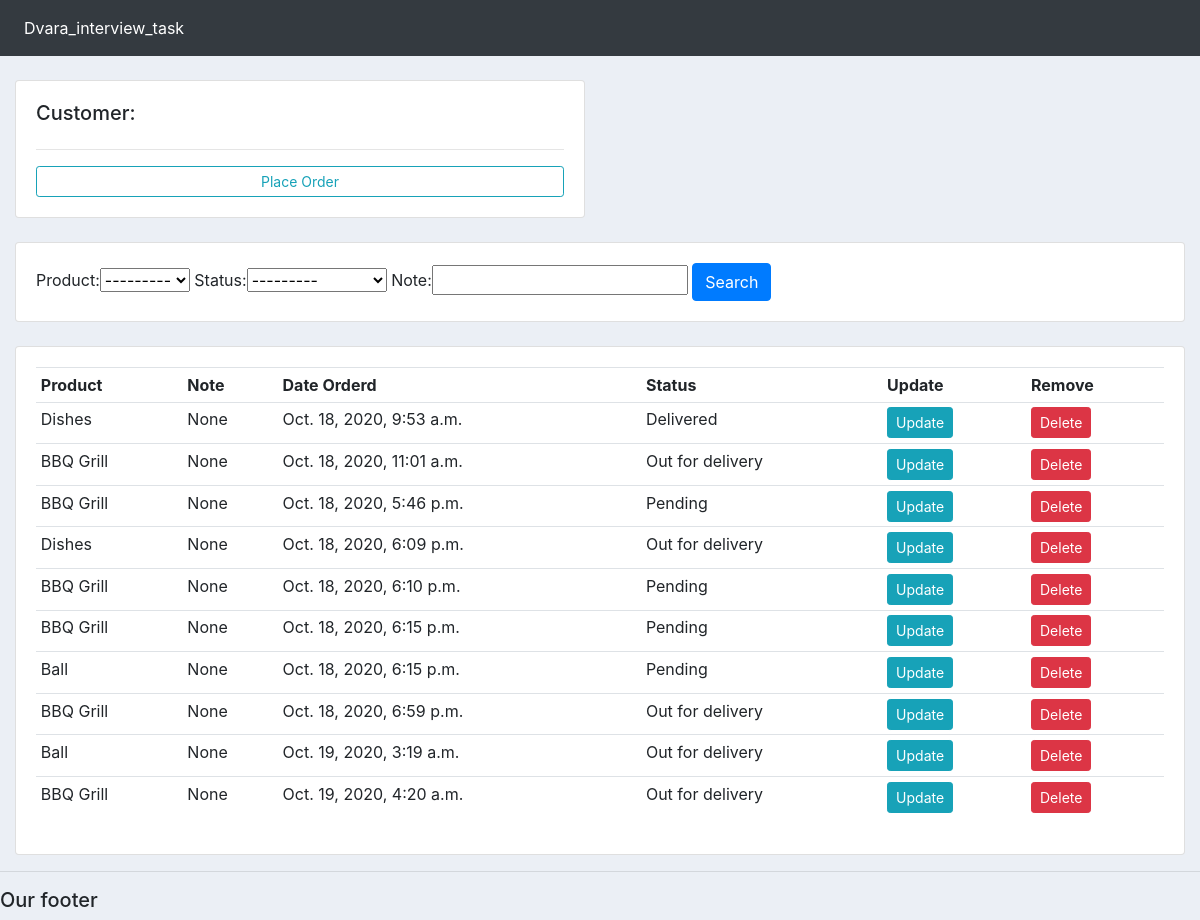
The app's page /customer/2/ with its own data.
### accounts/models.py (models this page shows, shortened)
class Order(models.Model):
	STATUS = (
			('Pending', 'Pending'),
			('Out for delivery', 'Out for delivery'),
			('Delivered', 'Delivered'),
			)
	customer = models.ForeignKey(Customer, null=True, on_delete= models.SET_NULL)
	product = models.ForeignKey(Product, null=True, on_delete= models.SET_NULL)
	date_created = models.DateTimeField(auto_now_add=True, null=True)
	status = models.CharField(max_length=200, null=True, choices=STATUS)
	note = models.CharField(max_length=1000, null=True)

class Product(models.Model):
	CATEGORY = (
			('Indoor', 'Indoor'),
			('Out Door', 'Out Door'),
			)
	name = models.CharField(max_length=200, null=True)
	price = models.FloatField(null=True)
	category = models.CharField(max_length=200, null=True, choices=CATEGORY)
	description = models.CharField(max_length=200, null=True, blank=True)
	date_created = models.DateTimeField(auto_now_add=True, null=True)
	tags = models.ManyToManyField(Tag)
	def __str__(self):
		return self.name

### accounts/views.py (the view)
def customer(request, pk_test):
	customer = Customer.objects.get(id=pk_test)
	orders = customer.order_set.all()
	order_count = orders.count()
	myFilter = OrderFilter(request.GET, queryset=orders)
	orders = myFilter.qs
	context = {'customer':customer, 'orders':orders, 'order_count':order_count,
	'myFilter':myFilter}
	return render(request, 'accounts/customer.html',context)

### accounts/templates/accounts/customer.html
{%  extends 'accounts/main.html' %}
{% block content %}
	<br>
<div class="row">
	<div class="col-md">
		<div class="card card-body">
			<h5>Customer:</h5>
			<hr>
			<a class="btn btn-outline-info  btn-sm btn-block" href="{% url 'create_order' customer.id %}">Place Order</a>
		</div>
	</div>
	<div class="col-md">
	</div>
</div>
<br>
<div class="row">
	<div class="col">
		<div class="card card-body">
			<form method="get">
				{{myFilter.form}}
		    <button class="btn btn-primary" type="submit">Search</button>
		  </form>
		</div>
	</div>
</div>
<br>
<div class="row">
	<div class="col-md">
		<div class="card card-body">
			<table class="table table-sm">
				<tr>
					<th>Product</th>
					<th>Note</th>
					<th>Date Orderd</th>
					<th>Status</th>
					<th>Update</th>
					<th>Remove</th>
				</tr>
				{% for order in orders %}
				<tr>
					<td>{{order.product}}</td>
					<td>{{order.note}}</td>
					<td>{{order.date_created}}</td>
					<td>{{order.status}}</td>
					<td><a class="btn btn-sm btn-info" href="{% url 'update_order' order.id %}">Update</a></td>
					<td><a class="btn btn-sm btn-danger" href="{% url 'delete_order' order.id %}">Delete</a></td>
				</tr>
				{% endfor %}
			</table>
		</div>
	</div>
</div>
{% endblock %}

### static/css/main.css (style rules this page uses)
body { background-color: #ebeff5; }

### records on screen
Order: product "Dishes", note "None", date_created "Oct. 18, 2020, 9:53 a.m.", status "Delivered"
Order: product "BBQ Grill", note "None", date_created "Oct. 18, 2020, 11:01 a.m.", status "Out for delivery"
Order: product "BBQ Grill", note "None", date_created "Oct. 18, 2020, 5:46 p.m.", status "Pending"
Order: product "Dishes", note "None", date_created "Oct. 18, 2020, 6:09 p.m.", status "Out for delivery"
Order: product "BBQ Grill", note "None", date_created "Oct. 18, 2020, 6:10 p.m.", status "Pending"
Order: product "BBQ Grill", note "None", date_created "Oct. 18, 2020, 6:15 p.m.", status "Pending"
Order: product "Ball", note "None", date_created "Oct. 18, 2020, 6:15 p.m.", status "Pending"
Order: product "BBQ Grill", note "None", date_created "Oct. 18, 2020, 6:59 p.m.", status "Out for delivery"
Order: product "Ball", note "None", date_created "Oct. 19, 2020, 3:19 a.m.", status "Out for delivery"
Order: product "BBQ Grill", note "None", date_created "Oct. 19, 2020, 4:20 a.m.", status "Out for delivery"
